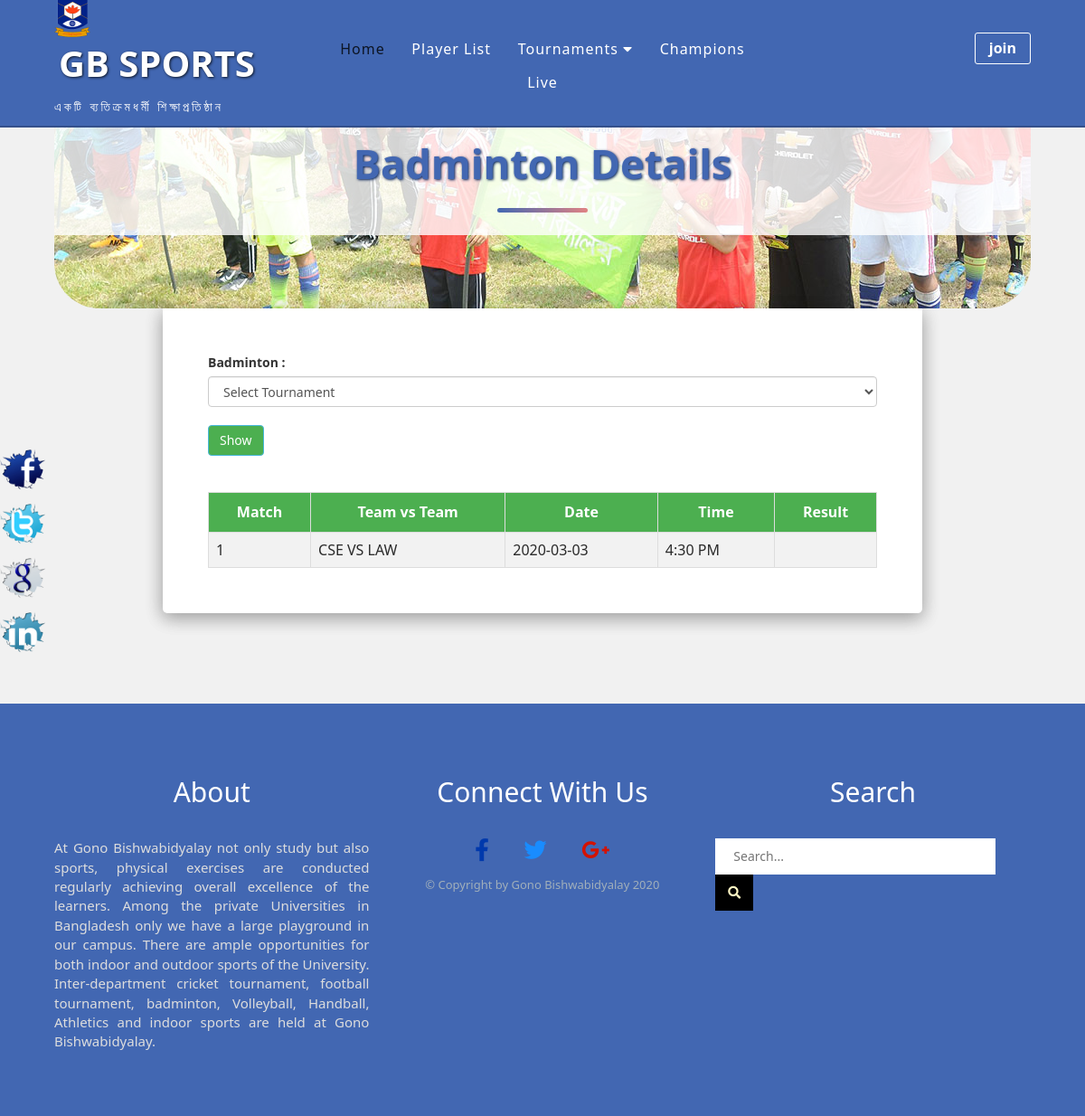
Page /badminton.php on the committed database.
### tables this page shows
CREATE TABLE `badminton` (
  `bad_id` int(11) NOT NULL,
  `bad_team` text NOT NULL,
  `bad_date` text NOT NULL,
  `bad_result` text NOT NULL,
  `dates` date NOT NULL,
  `times` time NOT NULL
);

### badminton.php (the view, shortened to what this page needs)
<?php require_once('include/header.php'); ?>
<?php
 $connect = mysqli_connect("localhost", "root", "", "gbsports");
 $query = "SELECT * FROM badminton ORDER BY bad_id desc LIMIT 10";
 $result = mysqli_query($connect, $query);
 ?>
    <section class="badminton-section clearfix">
          <div class="row heading-title">
              <h1>badminton details</h1>
         </div>
          <div class="row badminton-wrapper">
                <label for="badminton">Badminton : </label>
                <select id="from_date" name="from_date" class="form-control">
                        <option disabled selected value="Select Tournament">Select Tournament</option>
                    </select>
                    <br>
                 <input type="button" name="filter" id="filter" value="Show" class="btn btn-info show" />
                <div class="badminton-summary">
                    <table class="badminton-table">
                        <thead>
                            <tr>
                                <th>Match</th>
                                <th>Team vs Team</th>
                                <th>Date</th>
                                <th>Time</th>
                                <th>Result</th>
                            </tr>
                           <?php
                         while($row = mysqli_fetch_array($result))
                         {
                         ?>
                              <tr>
                                   <td><?php echo $row["bad_id"]; ?></td>
                                   <td><?php echo $row["bad_team"]; ?></td>
                                   <td><?php echo $row["dates"]; ?></td>
                                   <td><?php echo date('g:i A', strtotime($row["times"])); ?></td>
                                   <td> <?php echo $row["bad_result"]; ?></td>
                              </tr>
                         <?php
                         }
                         ?>
                        </thead>
                    </table>
                </div>
        </div>
    </section>
    <section class="fixed-icon-section">
        <div class="fixed-icon clearfix">
            <a href="#"><img src="img/facebook.png" alt="facebook"></a>
            <a href="#"><img src="img/twitter.png" alt="twitter"></a>
            <a href="#"><img src="img/google.png" alt="google plus"></a>
            <a href="#"><img src="img/linkedin.png" alt="linkedin"></a>
        </div>
    </section>
  <?php  require_once('include/footer.php'); ?>

### css/style.css (style rules this page uses)
* { margin: 0; padding: 0; box-sizing: border-box; outline: 0; }
html { font-size: 62.5%; scroll-behavior: smooth; }
.clearfix::after { content: " "; display: table; clear: both; *zoom: 1; }
.row { width: 90%; margin: 0 auto; }
body { font-family: 'Segoe UI', Tahoma, Geneva, Verdana, sans-serif; background-color: #F1F1F1; overflow-x: hidden; }
h1 { font-size: 4.5rem; font-weight: bold; }
h1::after { content: ""; width: 10rem; height: .5rem; background-color: #4267B2; display: block; margin: 0 auto; border-radius: .5rem; margin-top: 2.5rem; margin-bottom: 1rem; background-image: linear-gradient(to right, #4267B2, rgb(224, 131, 131)); }
table { width: 100%; border-collapse: collapse; font-size: 1.6rem; color: #2a2a2a; }
th, td { border: .1rem solid #ddd; padding: .8rem; }
table tr:nth-child(even) { background-color: #f2f2f2; }
th { padding-top: 1rem; padding-bottom: 1rem; text-align: center; background-color: #4CAF50; color: #fff; }
.badminton-section { padding: 0 0 10rem 0; }
.badminton-section h1 { text-align: center; }
.badminton-wrapper { width: 70%; margin: 0 auto; box-shadow: 0 .5rem 2rem 0 rgba(0, 0, 0, 0.2), 0 .5rem 2rem 0 rgba(0, 0, 0, 0.2); padding: 5rem; border-radius: 0 0 .5rem .5rem; background-color: #fff; }
.badminton-summary { padding-top: 4rem; }
.heading-title { background-image: url(../img/heading-title.jpg); background-repeat: no-repeat; height: 20rem; border-radius: 0 0 5rem 5rem; background-position: bottom center; }
.heading-title > h1 { margin: 0; padding: 0; background: rgba(255, 255, 255, 0.8); text-shadow: .2rem .2rem .5rem #fff; color: #4267B2; text-transform: capitalize; padding: 1.5rem 0; text-shadow: .1rem .1rem .3rem rgb(1, 29, 85); }
.fixed-icon { position: fixed; left: 0; top: 40%; }
.fixed-icon img { width: 5rem; display: block; margin-bottom: 1rem; }
.show { background-color: #4CAF50; }

### rows in the picture
badminton: bad_id "1", bad_team "CSE VS LAW", dates "2020-03-03", times "4:30 PM"
